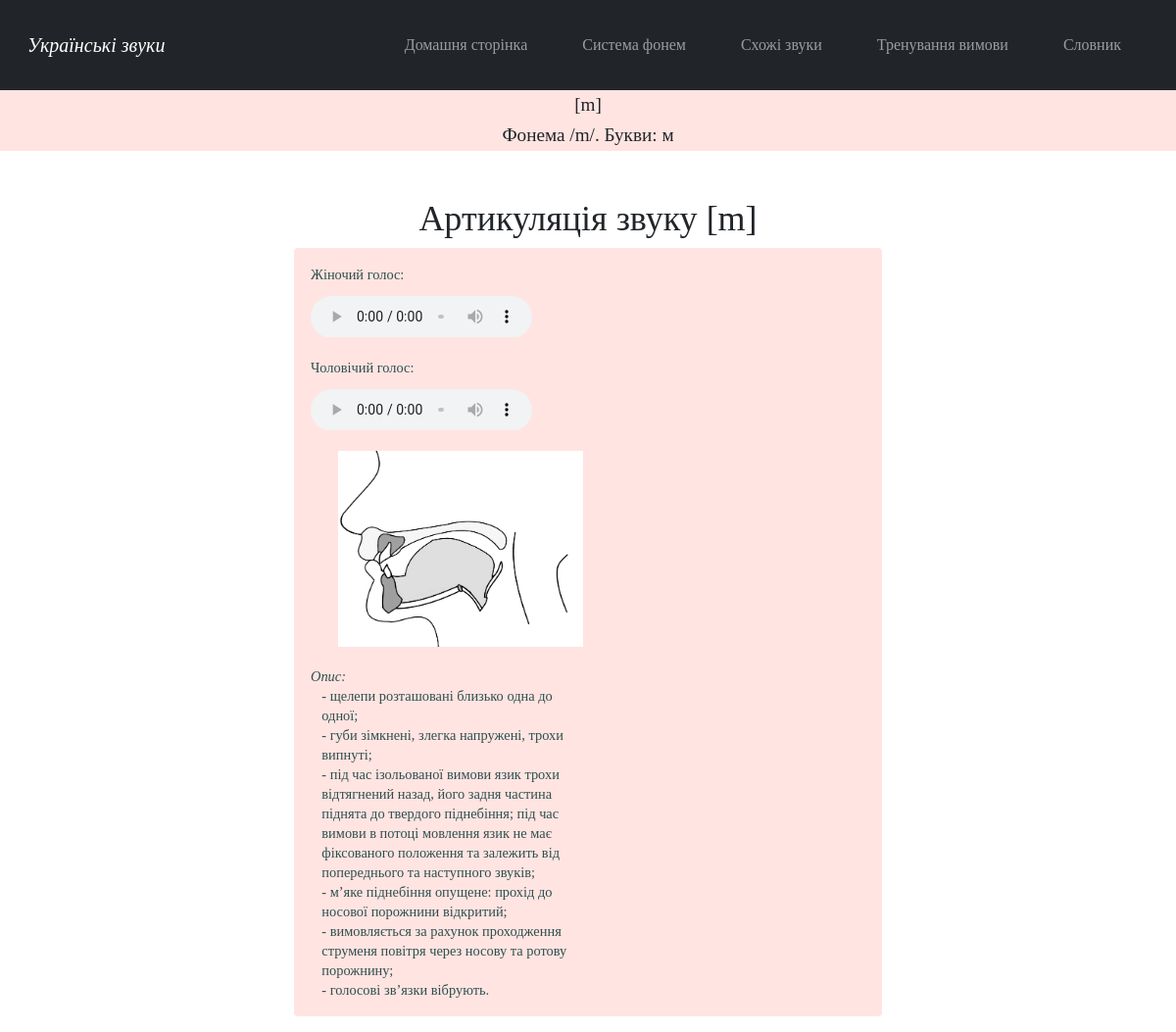
Screenshot of /sound_m with the database file from the repository.
### main/models.py (models this page shows)
class InformationAboutConsonants(models.Model):
    id = models.AutoField('id', primary_key=True)
    sound = models.CharField('звук', max_length=6)
    place_of_articulation = models.TextField('місце артикуляції', default='')
    way_of_articulation = models.TextField('спосіб артикуляції', default='')
    palatalization = models.TextField('ступінь палаталізації', default='')
    description = models.TextField('опис вимови')
    eng_description = models.TextField('англ. опис вимови', default='')
    image = models.ImageField('ілюстрація вимови', upload_to="media")
    audio = models.FileField(upload_to='documents/', default='')
    male_audio = models.FileField(upload_to='documents/', default='')

### main/views.py (the view)
# urls.py: path("sound_m", views.sound_m, name='sound_m'),
def sound_m(request):
    information = InformationAboutConsonants.objects.filter(sound__contains='m')
    return render(request, 'main/sound_m.html', {'information': information})

### main/templates/main/sound_m.html
{% extends 'main/pattern_for_consonants.html' %}
{% load static %}
{% block sound %}[m]{% endblock %}
{% block phoneme %}/m/{% endblock %}
{% block letter %}м{% endblock %}

### main/templates/main/pattern_for_consonants.html (shortened to what this page needs)
{% extends 'main/pattern.html' %}
{% load i18n %}
{% load static %}
{% block stylesheet %}<link rel="stylesheet" href="{% static 'main/css/pattern_separate_sounds.css' %}">{% endblock %}
{% block content %}
<main>
    <div class="header">
        <h2>{% block sound %}{% endblock %}</h2>
         <h3>{% translate "Phoneme" %} {% block phoneme %}{% endblock %}.
            {% translate "Letters:" %} {% block letter %}{% endblock %}</h3>
    </div>
    <div class="main_content">
        {% get_current_language as LANGUAGE_CODE %}
        {% for el in information%}
        <h3>{% translate "Articulation of the sound" %} {{el.sound}}</h3>
            <div class="alert alert-custom  fade in alert-dismissable show mt-2">
                <figure><figcaption>{% translate "Жіночий голос:" %}</figcaption>
                    <audio controls src={{el.audio.url}}>
                    </audio>
                </figure>
                <figure><figcaption>{% translate "Чоловічий голос:" %}</figcaption>
                    <audio controls src={{el.male_audio.url}}>
                    </audio>
                </figure>
                <img src={{el.image.url}} alt="Звук">
                <p class="examples" id="examples">{% block examples %}{% endblock %}<br></p>
                <p><i>{% translate "Description:" %}</i></p>
                {% if LANGUAGE_CODE == "uk" %}
                    <p class = "description" id="description">{{el.description}}</p>
                {%else%}
                    <p class = "description" id="description1.2">{{el.eng_description}}</p>
                {%endif%}
            </div>
        {%endfor%}
    </div>
</main>
{% endblock %}

### main/static/main/css/pattern.css (style rules this page uses)
body { background: white; font-family: Garamond, Baskerville, "Baskerville Old Face", "Hoefler Text", "Times New Roman", serif; font-style: normal; font-variant: normal; font-weight: 400; line-height: 20px; }

### main/static/main/css/pattern_separate_sounds.css (style rules this page uses)
.header { text-align: center; background: #FFE4E1; width: 100%; height: 4em; padding-top: .3em; }
.header > h2, h3 { text-align: center; font-size: 1.2em; }
.main_content { margin-top: 4vw; font-size: .9em; margin-left: auto; margin-right: auto; }
.main_content > h3 { text-align: center; font-size: 3vw; }
.main_content img { margin-left: 5%; margin-bottom: 20px; width:250px; height:200px; }
.main_content p { white-space: pre-line; font-size: 1em; }
.alert-custom { background-color:#FFE4E1; color:#2F4F4F; }
.alert-custom > p { margin-bottom:0px; }
@media screen and (min-width:601px) { .header { margin-top: 50px; } }
@media screen and (min-width:601px) { .main_content { width: 80%; } }
@media screen and (min-width:601px) { .alert-custom { background-color: ; } }
@media screen and (min-width:601px) { audio { width: 50%; padding-top:2%; } }
@media screen and (min-width:768px) { .header { margin-top: 110px; } }
@media screen and (min-width:768px) { .alert-custom { background-color: ; } }
@media screen and (min-width:768px) { audio { width: 40%; } }
@media screen and (min-width:768px) { .examples { float: right; width: 45%; } }
@media screen and (min-width:768px) { .description { width: 45%; margin-left:2%; } }
@media screen and (min-width:980px) { .header { margin-top: 90px; } }
@media screen and (min-width:980px) { .main_content { width: 65%; } }
@media screen and (min-width:980px) { .alert-custom { background-color: ; } }
@media screen and (min-width:980px) { audio { width: 40%; } }
@media screen and (min-width:1200px) { .main_content { width: 50%; } }
@media screen and (min-width:1200px) { .alert-custom { background-color:; } }

### rows the page displays
InformationAboutConsonants: sound "[m]", image (picture), description "- щелепи розташовані близько одна до одної; - губи зімкнені, злегка напружені, трохи випнуті; - під час ізольованої вимови язик трохи відтягнений назад, його задня частина піднята до твердого піднебіння; під час вимови в потоці мовлення язик не має фіксованого положення та залежить від попереднього та наступного звуків; - м’яке піднебіння опущене: прохід до носової порожнини відкритий; - вимовляється за рахунок проходження струменя повітря через носову та ротову порожнину; - голосові зв’язки вібрують."
